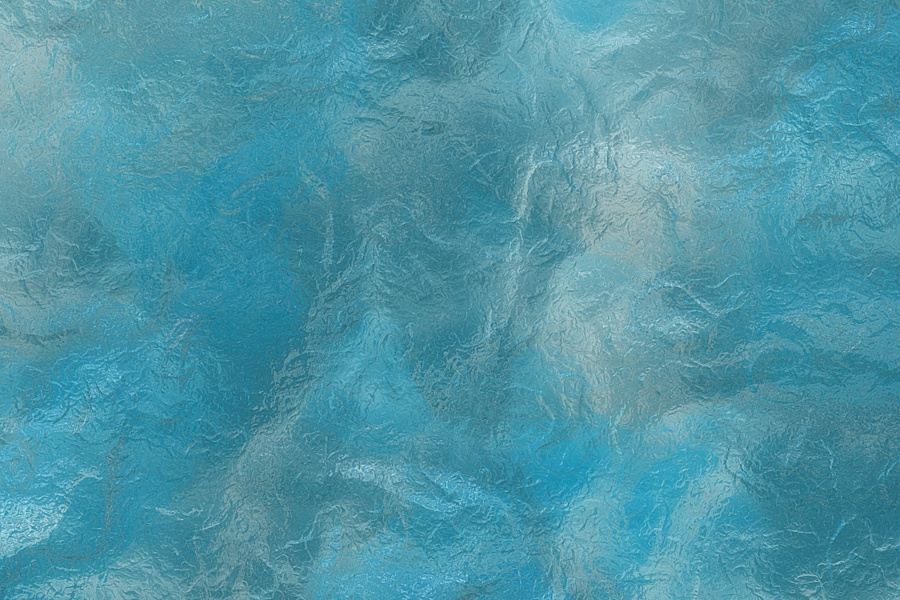
#> input picture ppocr/data/imaug/frost_img/frost1.jpg, 900 x 600 px; its folder holds only this picture in this run
$ python -i utility.py   (imports and definitions only)
#> lines starting #> are read from the running program, lines starting #| are printed output that depends on the picture; after the words box and inside, x2 and y2 are one past the last pixel; in counts of white or black regions, pixels touching at a corner belong together
#> further down, picture is the input picture: shape (600, 900, 3); mean B, G, R 165.7, 149.1, 77.7
# Copyright (c) 2020 PaddlePaddle Authors. All Rights Reserved.
#
# Licensed under the Apache License, Version 2.0 (the "License");
# you may not use this file except in compliance with the License.
# You may obtain a copy of the License at
#
#     http://www.apache.org/licenses/LICENSE-2.0
#
# Unless required by applicable law or agreed to in writing, software
# distributed under the License is distributed on an "AS IS" BASIS,
# WITHOUT WARRANTIES OR CONDITIONS OF ANY KIND, either express or implied.
# See the License for the specific language governing permissions and
# limitations under the License.

import logging
import os
import cv2
import random
import numpy as np
import paddle
import importlib.util
import sys
import subprocess


# [34 lines left out: functions print_dict, get_check_global_params, not called in this run]


def _check_image_file(path):
    img_end = {"jpg", "bmp", "png", "jpeg", "rgb", "tif", "tiff", "gif", "pdf"}
    return any([path.lower().endswith(e) for e in img_end])


# [28 lines left out: function get_image_file_list, not called in this run]


def binarize_img(img):
    if len(img.shape) == 3 and img.shape[2] == 3:
        gray = cv2.cvtColor(img, cv2.COLOR_BGR2GRAY)  # conversion to grayscale image
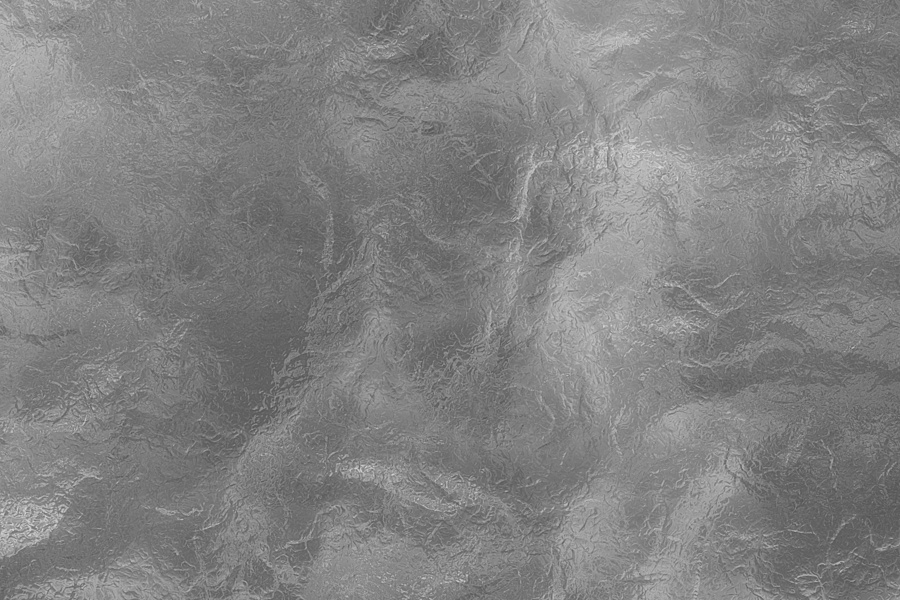
#> gray: shape (600, 900); min 82, max 220, mean 129.6
        # use cv2 threshold binarization
        _, gray = cv2.threshold(gray, 0, 255, cv2.THRESH_BINARY + cv2.THRESH_OTSU)
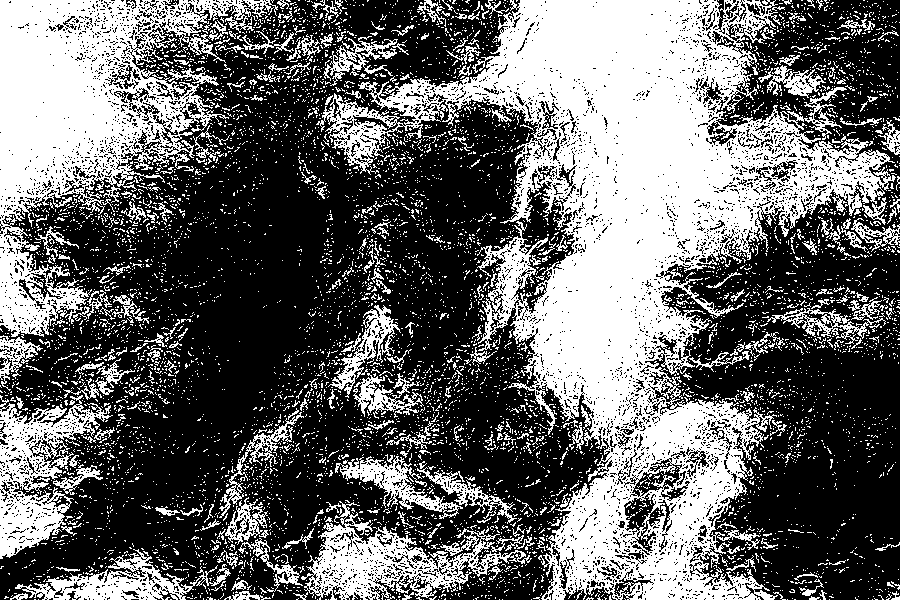
#> gray: shape (600, 900); 40.5% white; 7035 white regions (6743 under 20 px), largest, box (x1, y1, x2, y2) and area: (316, 0, 896, 600) 115391, (0, 0, 278, 337) 35626, (301, 501, 532, 600) 7636
        img = cv2.cvtColor(gray, cv2.COLOR_GRAY2BGR)
    return img


# [92 lines left out: functions alpha_to_color, check_and_read, load_vqa_bio_label_maps, set_seed, check_install, not called in this run]


class AverageMeter:
    def __init__(self):
        self.reset()

    # [13 lines left out: functions reset, update, not called in this run]

>>> import cv2
>>> picture = cv2.imread('../data/imaug/frost_img/frost1.jpg')
>>> result = binarize_img(picture)

$ run again, on ppocr/data/imaug/frost_img/frost4.jpg
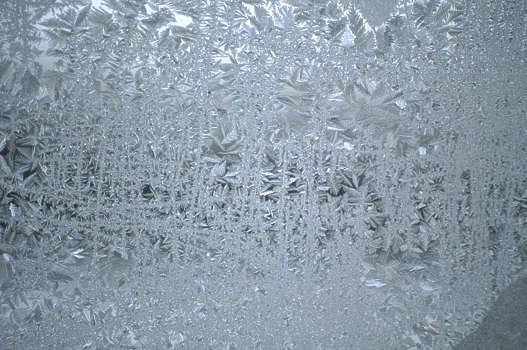
#> input picture ppocr/data/imaug/frost_img/frost4.jpg, 527 x 350 px
#> picture is the input picture: shape (350, 527, 3); mean B, G, R 165.2, 152.8, 137.6
#> in binarize_img, `gray = cv2.cvtColor(img, cv2.COLOR_BGR2GRAY)`:
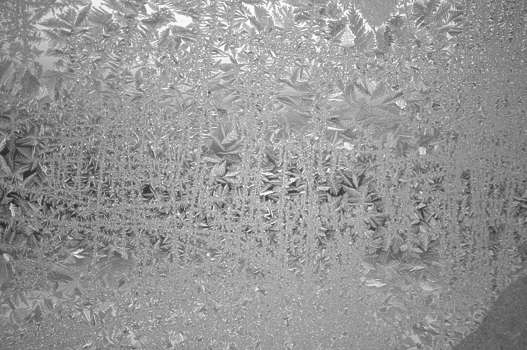
#> gray: shape (350, 527); min 22, max 254, mean 149.8
#> in binarize_img, `_, gray = cv2.threshold(gray, 0, 255, cv2.THRESH_BINARY + cv2.THRESH_O..`:
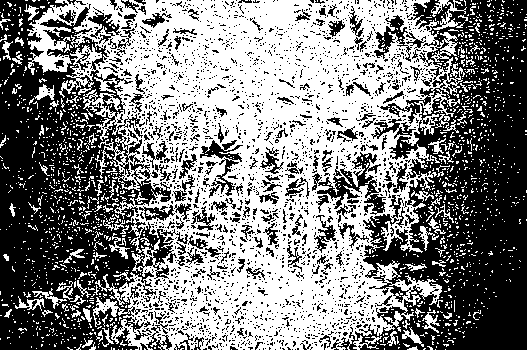
#> gray: shape (350, 527); 50.9% white; 2477 black regions (2290 under 20 px), largest, box (x1, y1, x2, y2) and area: (337, 0, 527, 350) 35828, (0, 0, 188, 350) 34105, (312, 152, 386, 215) 1433

$ run again, on ppocr/data/imaug/frost_img/frost5.jpg
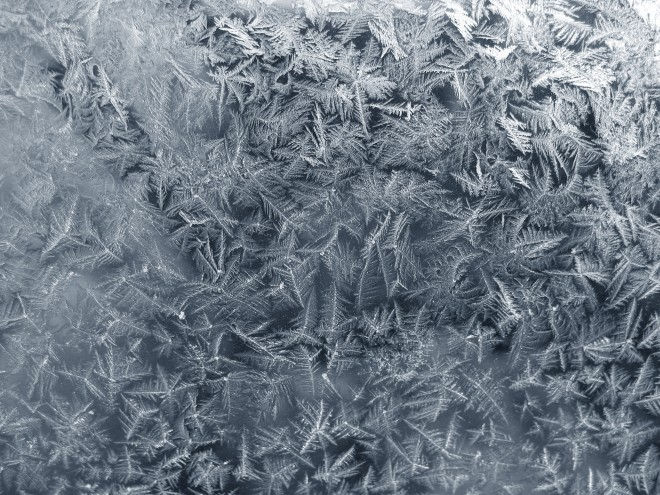
#> input picture ppocr/data/imaug/frost_img/frost5.jpg, 660 x 495 px
#> picture is the input picture: shape (495, 660, 3); mean B, G, R 134.8, 123.4, 112.4
#> in binarize_img, `_, gray = cv2.threshold(gray, 0, 255, cv2.THRESH_BINARY + cv2.THRESH_O..`:
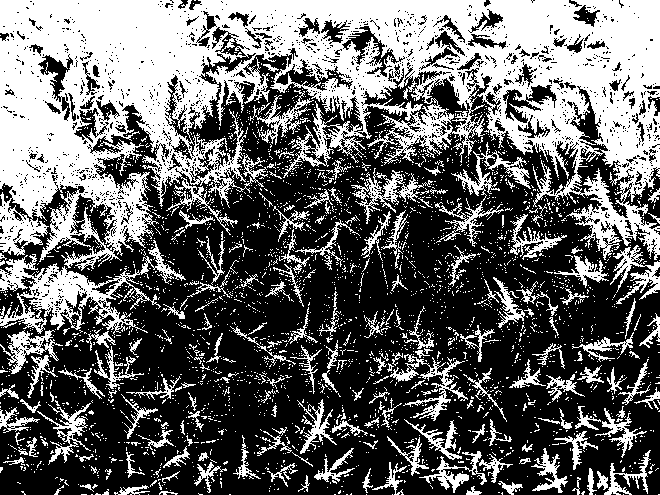
#> gray: shape (495, 660); 40.1% white; 3052 white regions (2851 under 20 px), largest, box (x1, y1, x2, y2) and area: (0, 0, 660, 271) 89566, (0, 240, 186, 335) 4993, (436, 142, 531, 247) 1610

$ run again, on ppocr/data/imaug/frost_img/frost6.jpg
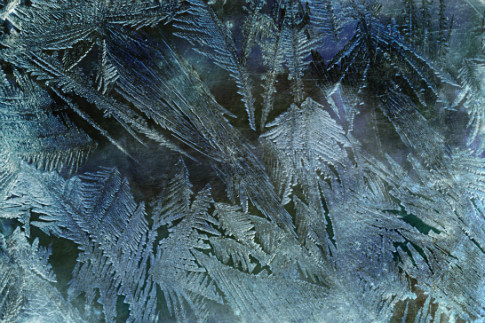
#> input picture ppocr/data/imaug/frost_img/frost6.jpg, 485 x 323 px
#> picture is the input picture: shape (323, 485, 3); mean B, G, R 104.5, 95.4, 71.4
#> in binarize_img, `gray = cv2.cvtColor(img, cv2.COLOR_BGR2GRAY)`:
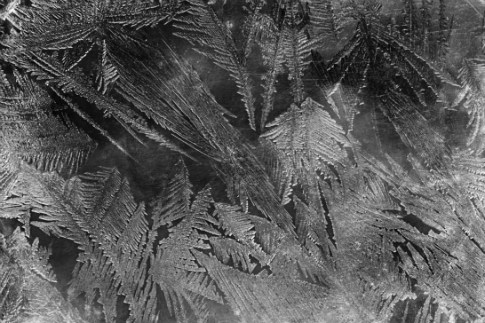
#> gray: shape (323, 485); min 1, max 252, mean 89.3
#> in binarize_img, `_, gray = cv2.threshold(gray, 0, 255, cv2.THRESH_BINARY + cv2.THRESH_O..`:
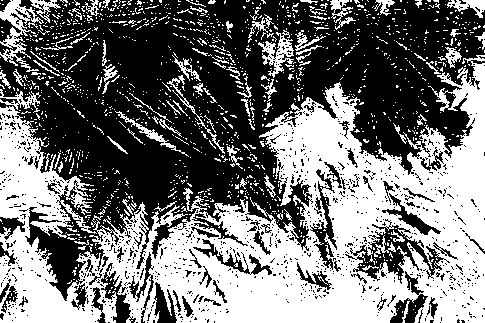
#> gray: shape (323, 485); 45.5% white; 1345 white regions (1255 under 20 px), largest, box (x1, y1, x2, y2) and area: (0, 55, 485, 323) 59372, (0, 0, 44, 72) 1063, (258, 30, 294, 78) 633
